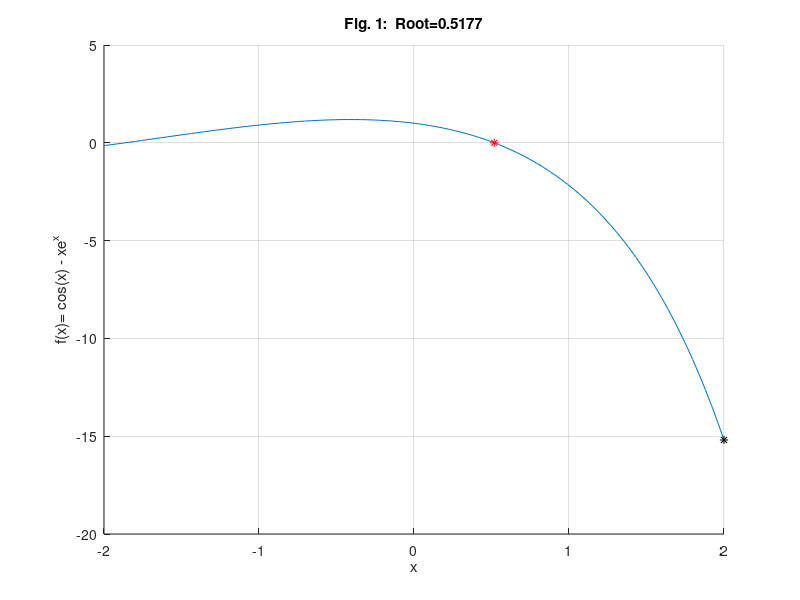
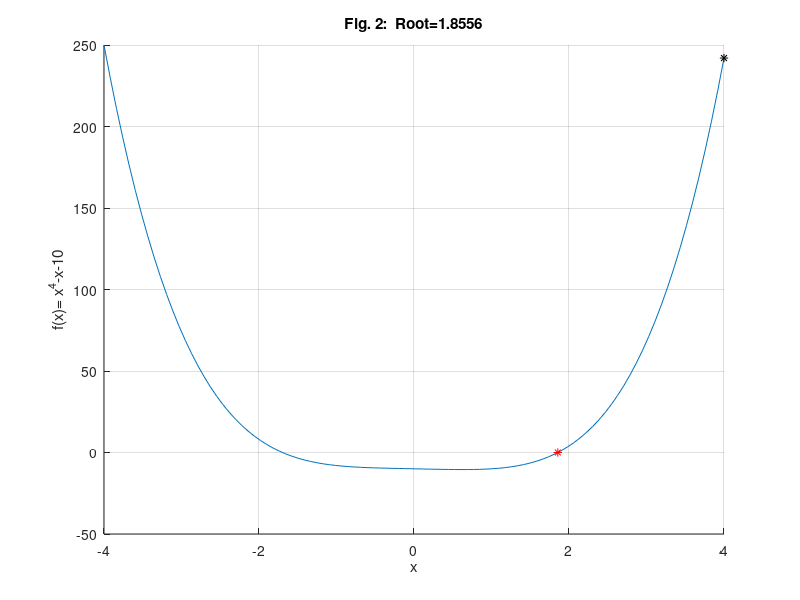
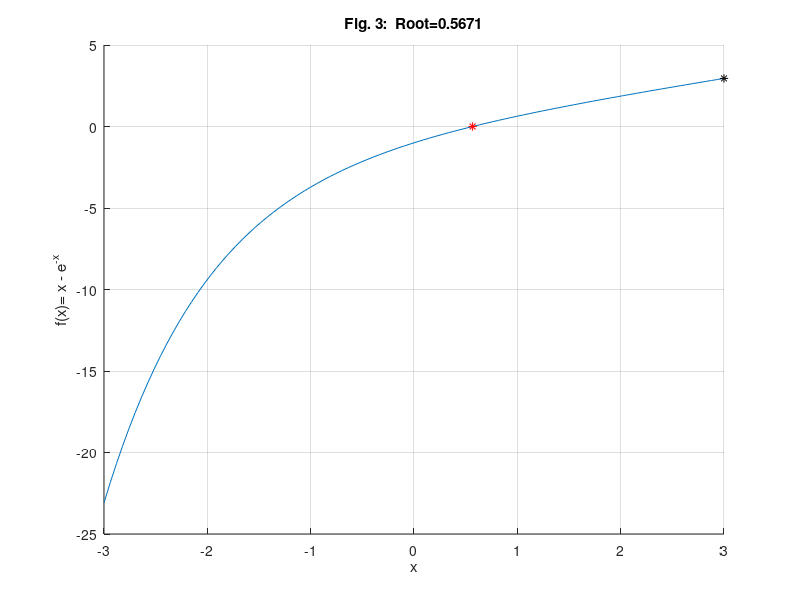
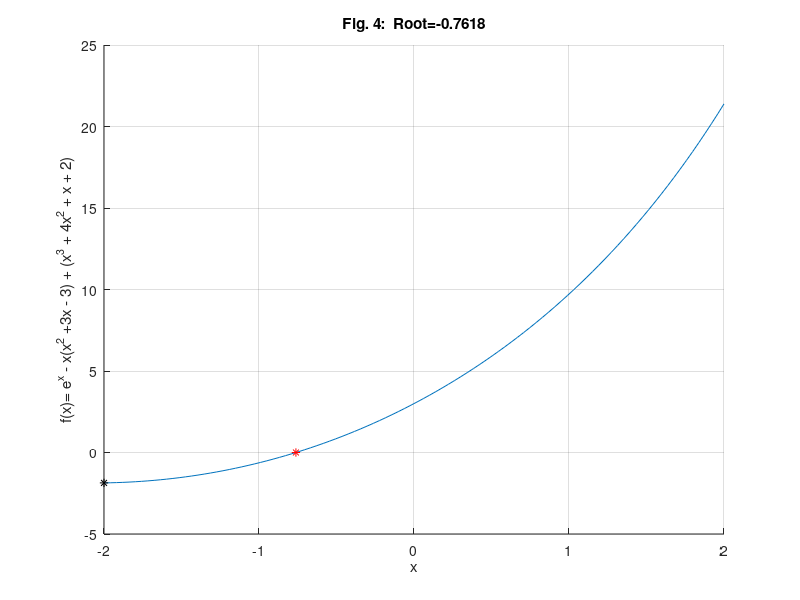

MATLAB code for these plots, in order:
%% Copyright

close all; format compact; clc;
fprintf("Engineer: Rodrigo Becerril Ferreyra\n");
fprintf("Company: California State University, Long Beach\n");
fprintf("Project Name: Lab 2\n");
fprintf("Date: 22 September 2020\n");

%% Problem 1
clear variables;
disp('Problem 1');
f=@(x) cos(x) - x.*exp(x);
g=@(x) cos(x)./exp(x);

tolerance=1e-4; maxits=100; %Initialize loop constraints
xinit = 2; %Initial guess
k=0; x0=xinit; %Initialize counter and point x0
x1=g(x0); %Get first iterate

while(k<maxits && abs(x0-x1)> tolerance)
    k=k+1;
    x0 = x1; xpts(k)=x0; %Save the old x values
    x1 = g(x0); ypts(k)=x1; %Save new x values (the y values)
end
root=x1; %Save answer as the root

%Display some fixed point iterationresults
disp('  Sequence of iterations:');
disp([xpts;ypts]);
disp(['  root=x1=',num2str(root),' after ',num2str(k),' iterations']);
disp(['  Check: y(x)=',num2str(root),' = ',num2str(f(root)),'(should be ~0)']);

% Plot results
x=linspace(-xinit,xinit,100); %Careful: not good if xinit=0!
figure(); hold on;
plot(x,f(x));
plot(root,f(root),'r*');
plot(xinit,f(xinit),'k*');
grid on;
str=sprintf('Fig. %d:  Root=%6.4f',1,root);
title(str); xlabel('x'); ylabel('f(x)= cos(x) - xe^x');
hold off;

%% Problem 2
clear variables;
disp('Problem 2');
f=@(x) x.^4 - x - 10;
g=@(x) (x + 10).^0.25;

tolerance=1e-4; maxits=100; %Initialize loop constraints
xinit = 4; %Initial guess
k=0; x0=xinit; %Initialize counter and point x0
x1=g(x0); %Get first iterate

while(k<maxits && abs(x0-x1)> tolerance)
    k=k+1;
    x0 = x1; xpts(k)=x0; %Save the old x values
    x1 = g(x0); ypts(k)=x1; %Save new x values (the y values)
end
root=x1; %Save answer as the root

%Display some fixed point iterationresults
disp('  Sequence of iterations:');
disp([xpts;ypts]);
disp(['  root=x1=',num2str(root),' after ',num2str(k),' iterations']);
disp(['  Check: y(x)=',num2str(root),' = ',num2str(f(root)),'(should be ~0)']);

% Plot results
x=linspace(-xinit,xinit,100); %Careful: not good if xinit=0!
figure(); hold on;
plot(x,f(x));
plot(root,f(root),'r*');
plot(xinit,f(xinit),'k*');
grid on;
str=sprintf('Fig. %d:  Root=%6.4f',2,root);
title(str); xlabel('x'); ylabel('f(x)= x^4-x-10');
hold off;

%% Problem 3
clear variables;
disp('Problem 3');
f=@(x) x - exp(-x);
g=@(x) exp(-x);

tolerance=1e-4; maxits=100; %Initialize loop constraints
xinit = 3; %Initial guess
k=0; x0=xinit; %Initialize counter and point x0
x1=g(x0); %Get first iterate

while(k<maxits && abs(x0-x1)> tolerance)
    k=k+1;
    x0 = x1; xpts(k)=x0; %Save the old x values
    x1 = g(x0); ypts(k)=x1; %Save new x values (the y values)
end
root=x1; %Save answer as the root

%Display some fixed point iterationresults
disp('  Sequence of iterations:');
disp([xpts;ypts]);
disp(['  root=x1=',num2str(root),' after ',num2str(k),' iterations']);
disp(['  Check: y(x)=',num2str(root),' = ',num2str(f(root)),'(should be ~0)']);

% Plot results
x=linspace(-xinit,xinit,100); %Careful: not good if xinit=0!
figure(); hold on;
plot(x,f(x));
plot(root,f(root),'r*');
plot(xinit,f(xinit),'k*');
grid on;
str=sprintf('Fig. %d:  Root=%6.4f',3,root);
title(str); xlabel('x'); ylabel('f(x)= x - e^{-x}');
hold off;

%% Problem 4
clear variables;
disp('Problem 4');
f=@(x) exp(x) - (x .* (x.^2 + 3.*x -3)) + (x.^3 + 4.*x.^2 + x + 2);
g=@(x) (exp(x) + x.^3 + 4.*x.^2 + x + 2)./(x.^2 + 3.*x - 3);

tolerance=1e-4; maxits=100; %Initialize loop constraints
xinit = -2; %Initial guess
k=0; x0=xinit; %Initialize counter and point x0
x1=g(x0); %Get first iterate

while(k<maxits && abs(x0-x1)> tolerance)
    k=k+1;
    x0 = x1; xpts(k)=x0; %Save the old x values
    x1 = g(x0); ypts(k)=x1; %Save new x values (the y values)
end
root=x1; %Save answer as the root

%Display some fixed point iterationresults
disp('  Sequence of iterations:');
disp([xpts;ypts]);
disp(['  root=x1=',num2str(root),' after ',num2str(k),' iterations']);
disp(['  Check: y(x)=',num2str(root),' = ',num2str(f(root)),'(should be ~0)']);

% Plot results
x=linspace(-xinit,xinit,100); %Careful: not good if xinit=0!
figure(); hold on;
plot(x,f(x));
plot(root,f(root),'r*');
plot(xinit,f(xinit),'k*');
grid on;
str=sprintf('Fig. %d:  Root=%6.4f',4,root);
title(str); xlabel('x'); ylabel('f(x)= e^x - x(x^2 +3x - 3) + (x^3 + 4x^2 + x + 2)');
hold off;

%% Problem 5
clear variables;
disp('Problem 5');
f=@(x) x - sin(x) - 0.5;
g=@(x) sin(x) + 0.5;

tolerance=1e-4; maxits=100; %Initialize loop constraints
xinit = 2; %Initial guess
k=0; x0=xinit; %Initialize counter and point x0
x1=g(x0); %Get first iterate

while(k<maxits && abs(x0-x1)> tolerance)
    k=k+1;
    x0 = x1; xpts(k)=x0; %Save the old x values
    x1 = g(x0); ypts(k)=x1; %Save new x values (the y values)
end
root=x1; %Save answer as the root

%Display some fixed point iterationresults
disp('  Sequence of iterations:');
disp([xpts;ypts]);
disp(['  root=x1=',num2str(root),' after ',num2str(k),' iterations']);
disp(['  Check: y(x)=',num2str(root),' = ',num2str(f(root)),'(should be ~0)']);

% Plot results
x=linspace(-xinit,xinit,100); %Careful: not good if xinit=0!
figure(); hold on;
plot(x,f(x));
plot(root,f(root),'r*');
plot(xinit,f(xinit),'k*');
grid on;
str=sprintf('Fig. %d:  Root=%6.4f',5,root);
title(str); xlabel('x'); ylabel('f(x)= x + sin(x) + {}^1/{}_2');
hold off;

%% Problem 6
clear variables;
disp('Problem 6');
f=@(x) exp(-x) + 3.*log(x);
g=@(x) exp(exp(-x)./3);

tolerance=1e-4; maxits=100; %Initialize loop constraints
xinit = 2; %Initial guess
k=0; x0=xinit; %Initialize counter and point x0
x1=g(x0); %Get first iterate

while(k<maxits && abs(x0-x1)> tolerance)
    k=k+1;
    x0 = x1; xpts(k)=x0; %Save the old x values
    x1 = g(x0); ypts(k)=x1; %Save new x values (the y values)
end
root=x1; %Save answer as the root

%Display some fixed point iterationresults
disp('  Sequence of iterations:');
disp([xpts;ypts]);
disp(['  root=x1=',num2str(root),' after ',num2str(k),' iterations']);
disp(['  Check: y(x)=',num2str(root),' = ',num2str(f(root)),'(should be ~0)']);

% Plot results
x=linspace(1e-6,xinit,100); %The domain of ln is (0, inf)
figure(); hold on;
plot(x,f(x));
plot(root,f(root),'r*');
plot(xinit,f(xinit),'k*');
grid on;
str=sprintf('Fig. %d:  Root=%6.4f',6,root);
title(str); xlabel('x'); ylabel('f(x)= e^{-x} + 3ln(x)');
hold off;
